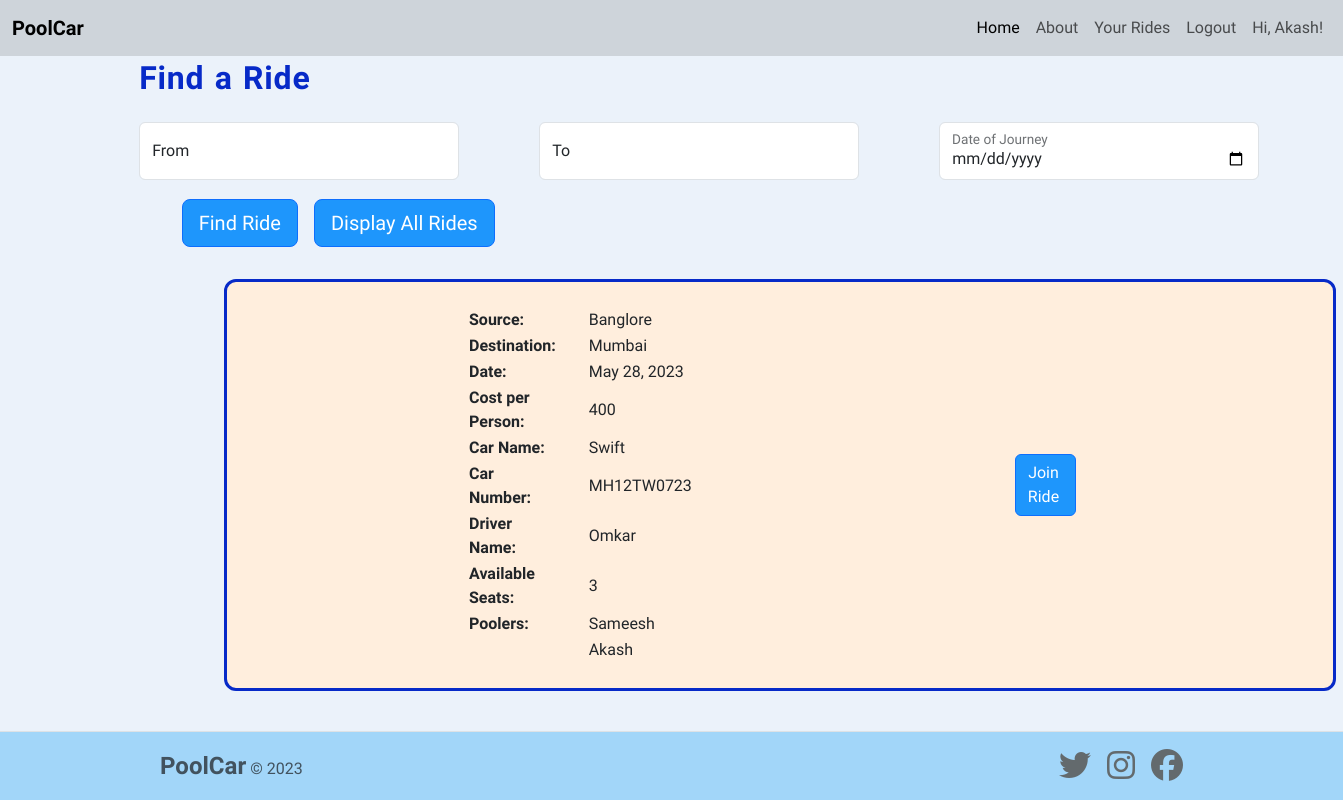
Page /search/ (signed in) on the earlier database version.
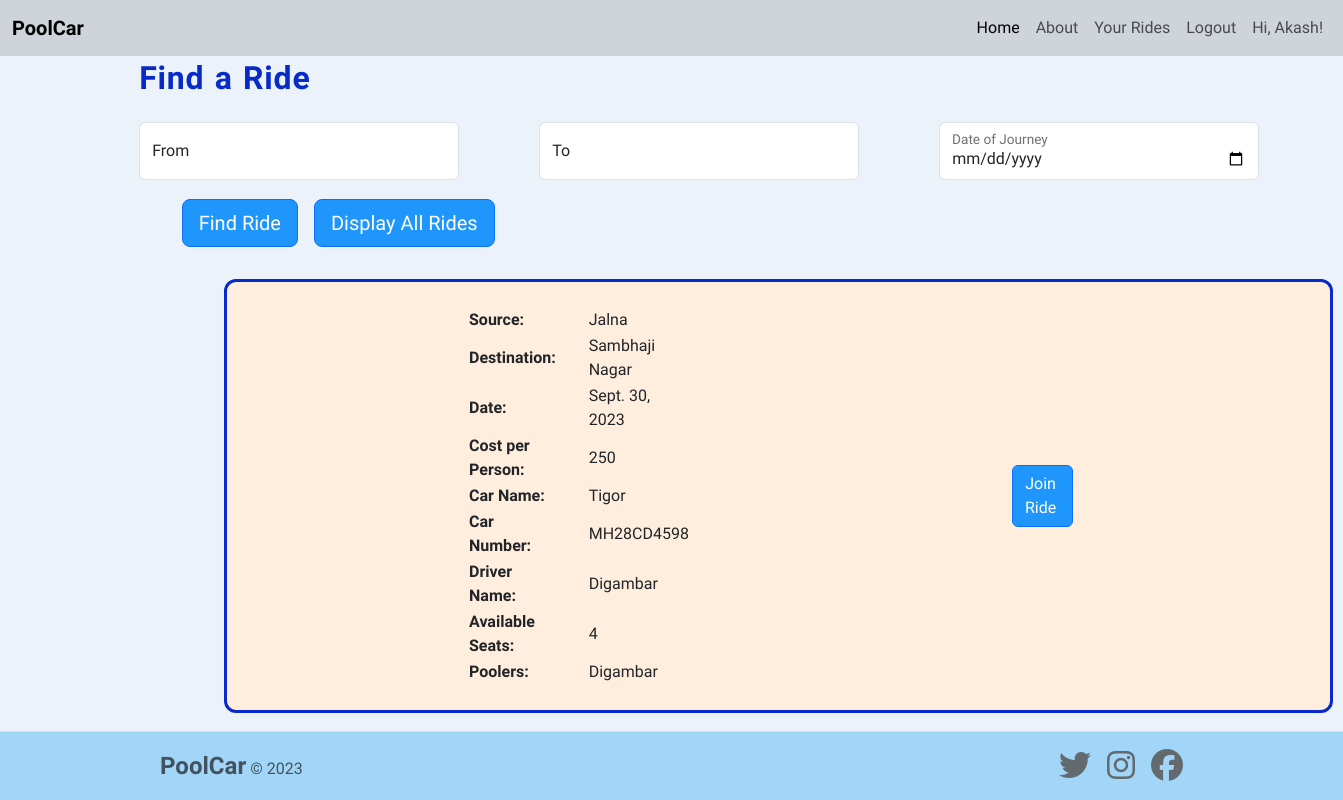
Same page on the later database version.
### pool_car/models.py (models this page shows, shortened)
class Ride(models.Model):
    publisher = models.ForeignKey(
        Profile, on_delete=models.CASCADE, related_name='rides')
    journey_details = models.ForeignKey(Journey, on_delete=models.CASCADE)
    car_details = models.ForeignKey(Car, on_delete=models.CASCADE)
    driver_details = models.ForeignKey(Driver, on_delete=models.CASCADE)
    poolers = models.ManyToManyField(Profile)

class Journey(models.Model):
    source = models.CharField(max_length=100, blank=False)
    destination = models.CharField(max_length=100, blank=False)
    date_of_journey = models.DateField(blank=False)
    number_of_seats = models.IntegerField(blank=False)
    cost_per_person = models.IntegerField(blank=False)

class Car(models.Model):
    car_name = models.CharField(max_length=100, blank=False)
    vehicle_number = models.CharField(max_length=10, blank=False)

class Driver(models.Model):
    driver_name = models.CharField(max_length=100, blank=False)
    driver_licence_number = models.CharField(max_length=16, blank=False)

class Profile(models.Model):
    user = models.ForeignKey(
        User, on_delete=models.CASCADE)

### pool_car/views.py (the view)
# urls.py: path("search/", views.search, name="search-page"),
def search(request):
    user = request.user
    rides = Ride.objects.exclude(publisher__user__username=user.username)
    return render(request, "pool_car/search.html", {
        'rides': rides,
    })

### pool_car/templates/pool_car/search.html (shortened to what this page needs)
{% extends 'base.html' %}
{% load static %}
{% block css_files %}
<link rel="stylesheet" href="{% static 'pool_car/search.css' %}">
{% endblock css_files %}
{% block content %}
<div class="publish-page">
    <h2 class="publish-heading">Find a Ride</h2>
    <form class="form-floating" action="{% url 'filter-page' %}" method=GET>
    <div class="publish-form">
        <div class="form-sections">
            <div class="form-floating">
                <input type="text" class="form-control" id="source" name="source" placeholder="Source">
                <label for="source">From</label>
            </div>
            <div class="form-floating">
                <input type="text" class="form-control" id="destination" name="destination" placeholder="Destination">
                <label for="destination">To</label>
            </div>
            <div class="form-floating">
                <input type="date" class="form-control" id="journey-date" name="journey-date" placeholder="Journey Date">
                <label for="journey-date">Date of Journey</label>
            </div>
        </div>
    </div>
    <div class="publish-button-div d-flex justify-content-lg-center" style="padding-bottom: 2rem;">
            <div>
                <button class="main-btn find-btn btn btn-lg btn-primary">
                    <a style="color : white ; text-decoration:none;">Find Ride</a>
                </button>
            </div>
            <div>
                <button class="main-btn find-btn btn btn-lg btn-primary" style="align: left">
                    <a style="color : white ; text-decoration:none;">Display All Rides</a>
                </button>
            </div>
    </div>
</div>
{% if not rides %}
<h1 style="color: red; letter-spacing: 0.03rem; padding-bottom: 0.5rem; margin-left: 7rem;">Sorry! No Rides to Show.
</h1>
{% else %}
{% for ride in rides %}
<ul style="margin-left: 7rem; display:flex; list-style-type: none; margin-bottom: 5rem;">
    <li
        style="background: #ffeedd; padding-top:0; padding-left: 15rem; padding-right: 15rem; border-radius: 12px; border: solid #072ac8;">
        <div style="display:flex;">
            <table>
                <tr>
                    <td>
                        <div style="padding-right: 20rem; align:left;">
                            <table>
                                <tr>
                                    <td style="font-weight: bold; padding-right: 2rem;">
                                        Source:
                                    </td>
                                    <td>
                                        {{ ride.journey_details.source }}
                                    </td>
                                </tr>
                                <tr>
                                    <td style="font-weight: bold; padding-right: 2rem;">
                                        Destination:
                                    </td>
                                    <td>
                                        {{ ride.journey_details.destination }}
                                    </td>
                                </tr>
                                <tr>
                                    <td style="font-weight: bold; padding-right: 2rem;">
                                        Date:
                                    </td>
                                    <td>
                                        {{ ride.journey_details.date_of_journey }}
                                    </td>
                                </tr>
                                <tr>
                                    <td style="font-weight: bold; padding-right: 2rem;">
                                        Cost per Person:
                                    </td>
                                    <td>
                                        {{ ride.journey_details.cost_per_person }}
                                    </td>
                                <tr>
                                    <br>
                                <tr>
                                    <td style="font-weight: bold; padding-right: 2rem;">
                                        Car Name:
                                    </td>
                                    <td>
                                        {{ ride.car_details.car_name }}
                                    </td>
                                </tr>
                                <tr>
                                    <td style="font-weight: bold; padding-right: 2rem;">
                                        Car Number:
                                    </td>
                                    <td>
                                        {{ ride.car_details.vehicle_number }}
                                    </td>
                                </tr>
                                <tr>
                                    <td style="font-weight: bold; padding-right: 2rem;">
                                        Driver Name:
                                    </td>
                                    <td>
                                        {{ ride.driver_details.driver_name }}
                                    </td>
                                </tr>
                                <tr>
                                    <td style="font-weight: bold; padding-right: 2rem;">
                                        Available Seats:
                                    </td>
                                    <td>
                                        {{ ride.journey_details.number_of_seats }}
                                    </td>
                                </tr>
                                <tr>
                                    <td style="font-weight: bold; padding-right: 2rem;">
                                        Poolers:
                                    </td>
                                    <td>
                                    {{ ride.publisher.user.username | title }}
                                    </td>
                                    {% for pooler in ride.poolers.all %}
                                    {% if ride.publisher.user.username != pooler.user.username %}
                                    <tr>
                                    <td></td>
                                    <td>
                                        {{ pooler.user.username | title }}
                                    </td>
                                    </tr>
                                    {% endif %}
                                    {% endfor %}
                                </tr>
                            </table>
                        </div>
                        <br>
                    </td>
                    <td>
                        <div>
                            {% if user.is_authenticated %}
                            <button class="main-btn publish-btn btn btn-primary">
                                <a style="color : white ; text-decoration:none;" href='{% url 'join-ride' ride.id %}'>
                                    Join Ride</a>
                            </button>
                            {% endif %}
                        </div>
                    </td>
                </tr>
            </table>
        </div>
    </li>
</ul>
{% endfor %}
{% endif %}
{% endblock content %}

### templates/base.html (shortened to what this page needs)
{% load static %}
<!DOCTYPE html>
<html lang="en">
<head>
    <link href="https://cdn.jsdelivr.net/npm/bootstrap@5.3.0-alpha3/dist/css/bootstrap.min.css" rel="stylesheet"
 />
    <link rel="stylesheet" href="static/style.css" />
    {% block css_files %}
    {% endblock css_files %}
</head>
<body>
    <nav class="navbar-custom navbar navbar-expand-lg bg-dark-subtle fixed-top">
        <div class="container-fluid">
            <a class="navbar-brand" href="/">PoolCar</a>
            <div class="collapse navbar-collapse" id="navbarSupportedContent">
                <ul class="navbar-nav ms-auto mb-2 mb-lg-0">
                    <li class="nav-item">
                        <a class="nav-link active" aria-current="page" href="/">Home</a>
                    </li>
                    <li class="nav-item">
                        <a class="nav-link" href="{% url 'about-page' %}">About</a>
                    </li>
                    <li class="nav-item">
                        <a class="nav-link" href="{% url 'published-rides-page' %}">Your Rides</a>
                    </li>
                    {% if user.is_authenticated %}
                        <li class="login-item nav-item">
                            <a class="nav-link" href="{% url 'logout-page' %}">Logout</a>
                        </li>
                        <li class="login-item nav-item">
                            <a class="nav-link" href="">Hi, {{ user.username | title }}!</a>
                        </li>
                    {% endif %}
                </ul>
            </div>
        </div>
    </nav>
    {% block content %}
    {% endblock content %}
    <div class="footer">
        <footer class="d-flex flex-wrap justify-content-between align-items-center border-top fixed-bottom">
            <div class="col-md-4 d-flex align-items-center">
                <span class="mb-3 mb-md-0 text-muted">
                    <span class="footer-brand">PoolCar</span>
                    &copy; 2023
                </span>
            </div>
            <ul class="nav col-md-4 justify-content-end list-unstyled d-flex">
                <li class="ms-3">
                    <a href="#"><i class="footer-icon fa-brands fa-twitter"></i></a>
                </li>
                <li class="ms-3">
                    <a href="#"><i class="footer-icon fa-brands fa-instagram"></i></a>
                </li>
                <li class="ms-3">
                    <a href="#"><i class="footer-icon fa-brands fa-facebook"></i></a>
                </li>
            </ul>
        </footer>
    </div>
</body>
</html>

### static/style.css (style rules this page uses)
body { font-family: "Pathway Extreme", sans-serif; background-color: #ebf2fa; margin: 0; padding: 0; }
.navbar-custom { color: #624cab; display: inline; }
.navbar-brand { font-weight: 700; }
.login-item { font-weight: 500; }
footer { background-color: #a2d6f9; padding-left: 10rem; padding-right: 10rem; padding-bottom: 1rem; padding-top: 1rem; color: #a3bac3; }
.footer-brand { font-weight: bold; font-size: 1.5rem; }
.footer-icon { font-size: 2rem; color: #636a6d; }

### pool_car/static/pool_car/search.css (style rules this page uses)
body { font-family: "Pathway Extreme", sans-serif; background-color: #ebf2fa; margin-left: 5rem; margin-right: 5rem; }
.navbar-custom { color: #624cab; }
.navbar-brand { font-weight: 700; }
.login-item { font-weight: 500; }
.publish-heading { color: #072ac8; letter-spacing: 0.05rem; word-spacing: 0.1rem; padding-bottom: 1rem; font-weight: 900; }
.publish-page { margin-top: 5%; width: 40%; padding-left: 5%; }
.form-sections { display: flex; }
.form-control { width: 20rem; margin-right: 5rem; margin-bottom: 1.2rem; }
.main-btn { background-color: #1e96fc; padding-right: 1rem; margin-right: 1rem; }
.find-btn { padding-left: 1rem; padding-right: 1rem; }
footer { background-color: #a2d6f9; padding-left: 10rem; padding-right: 10rem; padding-bottom: 1rem; padding-top: 1rem; color: #a3bac3; }
.footer-brand { font-weight: bold; font-size: 1.5rem; }
.footer-icon { font-size: 2rem; color: #636a6d; }

Differences in the rows shown:
removed Ride: journey_details.source "Banglore", journey_details.destination "Mumbai", journey_details.date_of_journey "May 28, 2023", journey_details.cost_per_person "400", car_details.car_name "Swift", car_details.vehicle_number "MH12TW0723", driver_details.driver_name "Omkar", journey_details.number_of_seats "3", publisher.user.username "Sameesh"
removed Profile: user.username "Akash"
added Ride: journey_details.source "Jalna", journey_details.destination "Sambhaji Nagar", journey_details.date_of_journey "Sept. 30, 2023", journey_details.cost_per_person "250", car_details.car_name "Tigor", car_details.vehicle_number "MH28CD4598", driver_details.driver_name "Digambar", journey_details.number_of_seats "4", publisher.user.username "Digambar"
